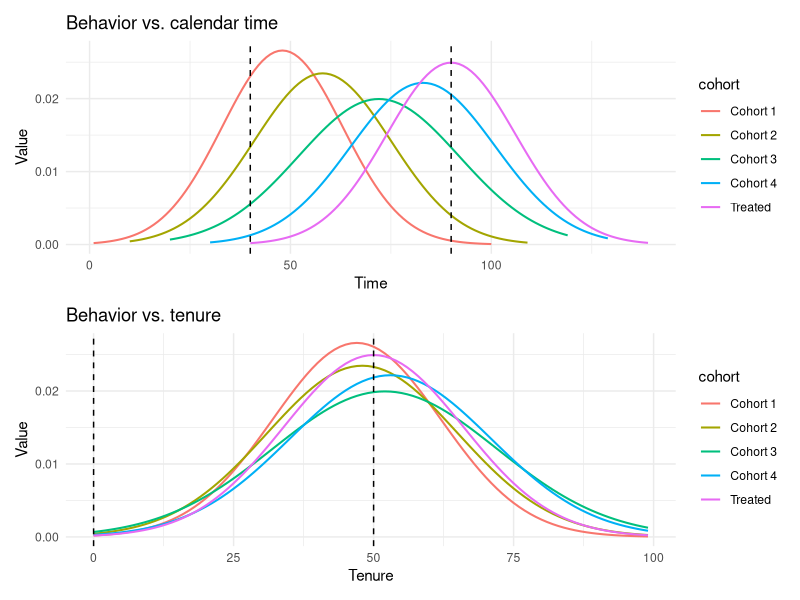

Write R code to recreate this figure.
## ---- chunk 1
library(ggplot2)
library(patchwork)

# Base tenure grid shared by every cohort
tenure <- seq(0, 99, length.out = 100)

# Each cohort joins at a different calendar time but follows a tenure-driven path
generate_cohort <- function(name, start_time, mean, sd) {
    data.frame(
        tenure = tenure,
        cohort = name,
        time   = seq(start_time, start_time + 99, by = 1),
        value  = dnorm(tenure, mean = mean, sd = sd)
    )
}

cohorts <- list(
    generate_cohort("Cohort 1", 1,  47, 15),
    generate_cohort("Cohort 2", 10, 48, 17),
    generate_cohort("Cohort 3", 20, 52, 20),
    generate_cohort("Cohort 4", 30, 53, 18),
    generate_cohort("Treated",  40, 50, 16)
)
final_dataset <- do.call(rbind, cohorts)

# Calendar-time view: cohorts are offset because they joined on different dates
plot_time <-
    ggplot(final_dataset, aes(x = time, y = value, color = cohort)) +
    geom_line(linewidth = 0.7) +
    geom_vline(xintercept = 40, linetype = "dashed") +
    geom_vline(xintercept = 90, linetype = "dashed") +
    labs(title = "Behavior vs. calendar time", x = "Time", y = "Value") +
    theme_minimal()

# Tenure view: aligned on time since adoption, the cohorts become comparable
plot_tenure <-
    ggplot(final_dataset, aes(x = tenure, y = value, color = cohort)) +
    geom_line(linewidth = 0.7) +
    geom_vline(xintercept = 0,  linetype = "dashed") +
    geom_vline(xintercept = 50, linetype = "dashed") +
    labs(title = "Behavior vs. tenure", x = "Tenure", y = "Value") +
    theme_minimal()

plot_time / plot_tenure
